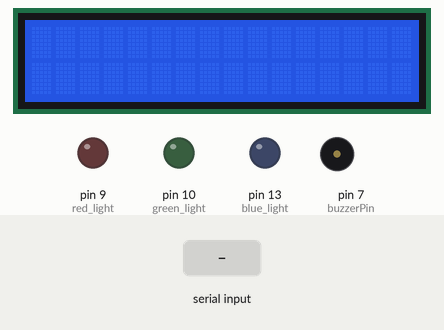
A sketch run on a simulated Arduino Uno, built with avr-gcc and run on an emulated ATmega328P. Shown: 16×2 character LCD, output pins drawn as LEDs (lit = HIGH), buzzer (waves = sounding). Inputs (shaded band) come from the test bench.

Above: at 1.2 s.
1.3 s: "1\n" received over Serial
At 3.3 s:
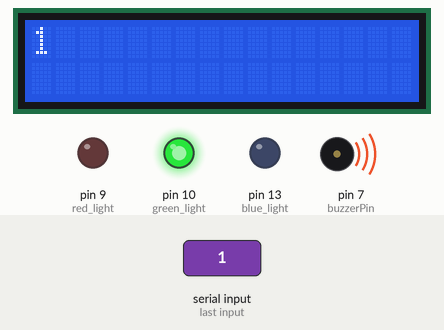
At 8.3 s:
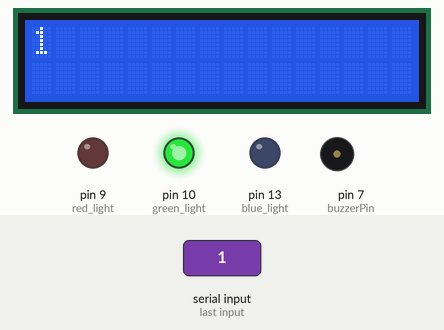
Timing chart, 0 to 9.8 s (numbered marks = the images above; inputs shaded):
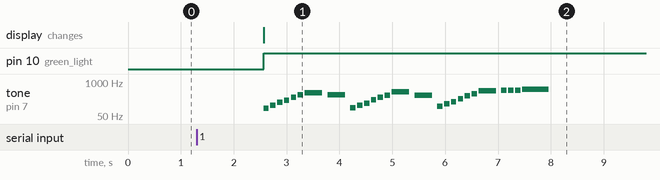

Measured:
- after the input at 1.3 s, pin 10 (green_light): LOW → HIGH after 1.3 s; tone on pin 7 (buzzerPin): plays 98 Hz for 0.10 s, 131 Hz for 0.10 s, 165 Hz for 0.10 s, 196 Hz for 0.10 s, 262 Hz for 0.10 s, 330 Hz for 0.10 s … (27 notes in this stretch), starting after 1.3 s; the display: changes after 1.3 s (image 1)

The sketch:

arduino_ci_monitor.ino
```cpp
#include <LiquidCrystal.h>
#include "CommandFactory.h"


int buzzerPin = 7;
int green_light = 10;
int red_light = 9;
int blue_light = 13;
char inputCommand[32] = "";


LiquidCrystal lcd(12, 11, 5, 4, 3, 2);
CommandFactory factory(red_light, green_light, blue_light, buzzerPin, &lcd);

void setup() {
  lcd.begin(16, 2);    // set up the LCD's number of columns and rows:
  Serial.begin(9600);   // start Arduino serial monitor at 9600bps
  pinMode(green_light, OUTPUT);
  pinMode(red_light, OUTPUT);
  pinMode(blue_light, OUTPUT);
  pinMode(buzzerPin, OUTPUT);
}

void loop() {
  int isBlueActive = digitalRead(blue_light);
  if (isBlueActive == 1)
    strobe(blue_light);
  delay(300);
}

void strobe(int led) {
  digitalWrite(led, LOW);
  delay(300);
  digitalWrite(led, HIGH);
  delay(300);
}

void turnOffLights() {
  digitalWrite(green_light, LOW);
  digitalWrite(blue_light, LOW);
  digitalWrite(red_light, LOW);
}

void serialEvent() {
  if (Serial.available()) {
    turnOffLights();
    readSerialInput();
  }
}

void readSerialInput(){
  char inputCommand[255] = "";
  while(Serial.available()) {
    int count = Serial.readBytes(inputCommand, 255);
    inputCommand[count] = '\0';
    Command *command = factory.getCommandFromString(inputCommand);
    command->Execute();
  }
}
```

BrokenBuildCommand.cpp
```cpp
#include "BrokenBuildCommand.h"
#include <Arduino.h>

BrokenBuildCommand::BrokenBuildCommand(Player *player, LiquidCrystal *lcd, int light)
:  Command(player, lcd, light)
{
}

void BrokenBuildCommand::Execute() {
  digitalWrite(_light, HIGH);
  _lcd->clear();
  _lcd->print(_text);
  _player->playMarioDeath();

}
```

BrokenBuildCommand.h
```cpp
#ifndef BrokenBuildCommand_h
#define BrokenBuildCommand_h

#include "Command.h"

class BrokenBuildCommand : public Command {
  public:
    BrokenBuildCommand(Player *player, LiquidCrystal *lcd, int light);
    void Execute();
};

#endif
```

Command.cpp
```cpp
#include "Command.h"


Command::Command(Player *player, LiquidCrystal *lcd, int light) {
  _lcd = lcd;
  _player = player;
  _light = light;
}

void Command::setText(String text) {
  _text = text;
}
```

Command.h
```cpp
#ifndef _Command_h
#define _Command_h

#include "Player.h"
#include <LiquidCrystal.h>

class Command {
  public:
    Command(Player *player, LiquidCrystal *lcd, int light);
    void setText(String text);
    virtual void Execute() = 0;

  protected:
    Player *_player;
    LiquidCrystal *_lcd;
    String _text;
    int _light;
};

#endif
```

CommandFactory.cpp
```cpp
#include "CommandFactory.h"
#include "BrokenBuildCommand.h"
#include "PassedBuildCommand.h"
#include "StartingBuildCommand.h"

CommandFactory::CommandFactory(int red_light, int green_light, int blue_light, int buzzerPin, LiquidCrystal *lcd) {
  _lcd = lcd;
  _player = new Player(buzzerPin);
  brokenBuild = new BrokenBuildCommand(_player, _lcd, red_light);
  passedBuild = new PassedBuildCommand(_player, _lcd, green_light);
  startingBuild = new StartingBuildCommand(_player, _lcd, blue_light);
}

Command *CommandFactory::getCommandFromString(String input) {
  parseInput(input);
  if (isPassedCommand()) return passedBuild;
  if (isStartingCommand()) return startingBuild;
  if (isBrokenCommand()) return brokenBuild;
  return 0;
}


String CommandFactory::getPrintVersion() {
  return (String)_command + "--/////--" + _text;
}

bool CommandFactory::isPassedCommand() {
  passedBuild->setText(_text);
  return _command == 1;
}

bool CommandFactory::isStartingCommand() {
  startingBuild->setText(_text);
  return _command == 2;
}

bool CommandFactory::isBrokenCommand() {
  brokenBuild->setText(_text);
  return _command == 3;
}

void CommandFactory::parseInput(String input) {
  int colon = input.indexOf(":");
  int comma = input.indexOf(",");
  String commandText = input.substring(colon + 1, comma);
  commandText.trim();
  _command = commandText.toInt();

  colon = input.lastIndexOf(":");
  _text = input.substring(colon + 1, input.length());
  _text.trim();
}
```

CommandFactory.h
```cpp
#ifndef CommandFactory_h
#define CommandFactory_h

#include "BrokenBuildCommand.h"
#include "Command.h"

class CommandFactory {
  public:
    CommandFactory(int red_light, int green_light, int blue_light, int buzzerPin, LiquidCrystal *lcd);
    Command *getCommandFromString(String input);
    String getPrintVersion();

  private:
    void parseInput(String input);
    bool isBrokenCommand();
    bool isPassedCommand();
    bool isStartingCommand();

    int _command;
    String _text;
    LiquidCrystal *_lcd;
    Player *_player;
    Command *brokenBuild;
    Command *passedBuild;
    Command *startingBuild;
};

#endif
```

PassedBuildCommand.cpp
```cpp
#include "PassedBuildCommand.h"
#include <Arduino.h>

PassedBuildCommand::PassedBuildCommand(Player *player, LiquidCrystal *lcd, int light)
:  Command(player, lcd, light)
{
}

void PassedBuildCommand::Execute() {
  _lcd->clear();
  _lcd->print(_text);
  digitalWrite(_light, HIGH);
  _player->playMarioFlagPole();
}
```

PassedBuildCommand.h
```cpp
#ifndef PassedBuildCommand_h
#define PassedBuildCommand_h

#include "Command.h"

class PassedBuildCommand : public Command {
  public:
    PassedBuildCommand(Player *player, LiquidCrystal *lcd, int light);
    void Execute();
};

#endif
```

Player.cpp
```cpp
#include "Player.h"
#include <Arduino.h>

Player::Player(int buzzerPin) {
  _buzzerPin = buzzerPin;
}

void Player::setBuzzerPin(int buzzerPin){
  _buzzerPin = buzzerPin;
}

void Player::playMarioDeath() {
  play(death);
}

void Player::playMarioFlagPole() {
 play(flagpole);
}

void Player::playMarioTheme() {
  play(theme);
}

void Player::playMarioGameOver() {
  play(gameover);
}

void Player::play(const int melody[]) {
  for (int i = 1; i < (melody[0] * 2 + 1); i += 2) {
    tone(_buzzerPin, melody[i], (1000/melody[i + 1]));
    delay((1000/melody[i + 1]) * 1.30);
    noTone(_buzzerPin);
  }
}
```

Player.h
```cpp
#ifndef _Player_h
#define _Player_h

#include "melodies.h"

class Player {

  public:
    Player(int buzzerPin);
    void playMarioDeath();
    void playMarioFlagPole();
    void playMarioGameOver();
    void playMarioTheme();

    void setBuzzerPin(int buzzerPin);

  private:
    int _buzzerPin;
    void play(const int melody[]);
};

#endif
```

StartingBuildCommand.cpp
```cpp
#include "StartingBuildCommand.h"
#include <Arduino.h>

StartingBuildCommand::StartingBuildCommand(Player *player, LiquidCrystal *lcd, int light)
:  Command(player, lcd, light)
{
}

void StartingBuildCommand::Execute() {
  digitalWrite(_light, HIGH);
  _lcd->clear();
  _lcd->print(_text);
  _player->playMarioTheme();

}
```

StartingBuildCommand.h
```cpp
#ifndef StartingBuildCommand_h
#define StartingBuildCommand_h

#include "Command.h"

class StartingBuildCommand : public Command {
  public:
    StartingBuildCommand(Player *player, LiquidCrystal *lcd, int light);
    void Execute();
};

#endif
```

melodies.h
```cpp
#include "pitches.h"

const int flagpole[] = {
  27,                                               // Array for Flag pole sound effect & song
  NOTE_G2, 10, NOTE_C3, 10, NOTE_E3, 10, NOTE_G3, 10, NOTE_C4, 10, NOTE_E4, 10, NOTE_G4, 3, NOTE_E4, 3, NOTE_GS2, 10, NOTE_C3, 10,
  NOTE_DS3, 10, NOTE_GS3, 10, NOTE_C4, 10, NOTE_DS4, 10, NOTE_GS4, 3, NOTE_DS4, 3, NOTE_AS2, 10, NOTE_D3, 10, NOTE_F3, 10,
  NOTE_AS3, 10, NOTE_D4, 10, NOTE_F4, 10, NOTE_AS4, 3, NOTE_B4, 10, NOTE_B4, 10, NOTE_B4, 10, NOTE_C5, 2};

const int death[] = {
  17,                                                  // Array for Death sound effect & song
  NOTE_C4, 32, NOTE_CS4, 32, NOTE_D4, 16, NOTE_H, 4, NOTE_H, 2, NOTE_B3, 8, NOTE_F4, 8, NOTE_H, 8, NOTE_F4, 8, NOTE_F4, 6,
  NOTE_E4, 6, NOTE_D4, 6, NOTE_C4, 8, NOTE_E3, 8, NOTE_H, 8, NOTE_E3, 8, NOTE_C3, 8};

const int gameover[] = {
  15,                                               // Array for Game over song
  NOTE_C4, 8, NOTE_H, 8, NOTE_H, 8, NOTE_G3, 8, NOTE_H, 4, NOTE_E3, 4, NOTE_A3, 6, NOTE_B3, 6, NOTE_A3, 6, NOTE_GS3, 6, NOTE_AS3, 6,
  NOTE_GS3, 6, NOTE_G3, 8, NOTE_F3, 8, NOTE_G3, 4};

const int theme[] = {
  11,                                                  // Array for Theme song
  NOTE_E4, 8, NOTE_E4, 8, NOTE_H, 8, NOTE_E4, 8, NOTE_H, 8, NOTE_C4, 8, NOTE_E4, 8, NOTE_H, 8, NOTE_G4, 8, NOTE_H, 3, NOTE_G3, 8};
```

pitches.h
```cpp
#define NOTE_H   0
#define NOTE_B0  31
#define NOTE_C1  33
#define NOTE_CS1 35
#define NOTE_D1  37
#define NOTE_DS1 39
#define NOTE_E1  41
#define NOTE_F1  44
#define NOTE_FS1 46
#define NOTE_G1  49
#define NOTE_GS1 52
#define NOTE_A1  55
#define NOTE_AS1 58
#define NOTE_B1  62
#define NOTE_C2  65
#define NOTE_CS2 69
#define NOTE_D2  73
#define NOTE_DS2 78
#define NOTE_E2  82
#define NOTE_F2  87
#define NOTE_FS2 93
#define NOTE_G2  98
#define NOTE_GS2 104
#define NOTE_A2  110
#define NOTE_AS2 117
#define NOTE_B2  123
#define NOTE_C3  131
#define NOTE_CS3 139
#define NOTE_D3  147
#define NOTE_DS3 156
#define NOTE_E3  165
#define NOTE_F3  175
#define NOTE_FS3 185
#define NOTE_G3  196
#define NOTE_GS3 208
#define NOTE_A3  220
#define NOTE_AS3 233
#define NOTE_B3  247
#define NOTE_C4  262
#define NOTE_CS4 277
#define NOTE_D4  294
#define NOTE_DS4 311
#define NOTE_E4  330
#define NOTE_F4  349
#define NOTE_FS4 370
#define NOTE_G4  392
#define NOTE_GS4 415
#define NOTE_A4  440
#define NOTE_AS4 466
#define NOTE_B4  494
#define NOTE_C5  523
#define NOTE_CS5 554
#define NOTE_D5  587
#define NOTE_DS5 622
#define NOTE_E5  659
#define NOTE_F5  698
#define NOTE_FS5 740
#define NOTE_G5  784
#define NOTE_GS5 831
#define NOTE_A5  880
#define NOTE_AS5 932
#define NOTE_B5  988
#define NOTE_C6  1047
#define NOTE_CS6 1109
#define NOTE_D6  1175
#define NOTE_DS6 1245
#define NOTE_E6  1319
#define NOTE_F6  1397
#define NOTE_FS6 1480
#define NOTE_G6  1568
#define NOTE_GS6 1661
#define NOTE_A6  1760
#define NOTE_AS6 1865
#define NOTE_B6  1976
#define NOTE_C7  2093
#define NOTE_CS7 2217
#define NOTE_D7  2349
#define NOTE_DS7 2489
#define NOTE_E7  2637
#define NOTE_F7  2794
#define NOTE_FS7 2960
#define NOTE_G7  3136
#define NOTE_GS7 3322
#define NOTE_A7  3520
#define NOTE_AS7 3729
#define NOTE_B7  3951
#define NOTE_C8  4186
#define NOTE_CS8 4435
#define NOTE_D8  4699
#define NOTE_DS8 4978
```
